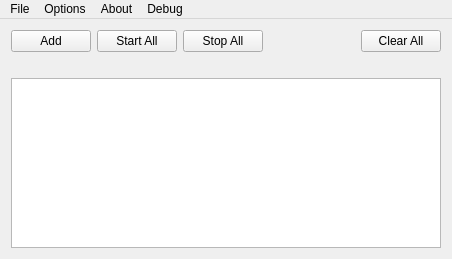
<?xml version="1.0" encoding="UTF-8"?>
<ui version="4.0">
 <class>MainWindow</class>
 <widget class="QMainWindow" name="MainWindow">
  <property name="geometry">
   <rect>
    <x>0</x>
    <y>0</y>
    <width>452</width>
    <height>259</height>
   </rect>
  </property>
  <property name="minimumSize">
   <size>
    <width>452</width>
    <height>259</height>
   </size>
  </property>
  <property name="windowTitle">
   <string>C Download Manager</string>
  </property>
  <widget class="QWidget" name="centralWidget">
   <layout class="QHBoxLayout" name="horizontalLayout_3">
    <item>
     <layout class="QGridLayout" name="gridLayout_2">
      <item row="3" column="0">
       <layout class="QVBoxLayout" name="verticalLayout"/>
      </item>
      <item row="0" column="0">
       <layout class="QHBoxLayout" name="horizontalLayout_2">
        <item>
         <widget class="QPushButton" name="addUrlBtn">
          <property name="sizePolicy">
           <sizepolicy hsizetype="Fixed" vsizetype="Fixed">
            <horstretch>0</horstretch>
            <verstretch>0</verstretch>
           </sizepolicy>
          </property>
          <property name="text">
           <string>Add</string>
          </property>
         </widget>
        </item>
        <item>
         <widget class="QPushButton" name="pushButton_2">
          <property name="sizePolicy">
           <sizepolicy hsizetype="Fixed" vsizetype="Fixed">
            <horstretch>0</horstretch>
            <verstretch>0</verstretch>
           </sizepolicy>
          </property>
          <property name="text">
           <string>Start All</string>
          </property>
         </widget>
        </item>
        <item>
         <widget class="QPushButton" name="pushButton_4">
          <property name="sizePolicy">
           <sizepolicy hsizetype="Fixed" vsizetype="Fixed">
            <horstretch>0</horstretch>
            <verstretch>0</verstretch>
           </sizepolicy>
          </property>
          <property name="text">
           <string>Stop All</string>
          </property>
         </widget>
        </item>
        <item>
         <spacer name="horizontalSpacer">
          <property name="orientation">
           <enum>Qt::Horizontal</enum>
          </property>
          <property name="sizeHint" stdset="0">
           <size>
            <width>40</width>
            <height>20</height>
           </size>
          </property>
         </spacer>
        </item>
        <item>
         <widget class="QPushButton" name="clearAll">
          <property name="sizePolicy">
           <sizepolicy hsizetype="Fixed" vsizetype="Fixed">
            <horstretch>0</horstretch>
            <verstretch>0</verstretch>
           </sizepolicy>
          </property>
          <property name="text">
           <string>Clear All</string>
          </property>
         </widget>
        </item>
       </layout>
      </item>
      <item row="2" column="0">
       <widget class="QTableWidget" name="filesInfo">
        <property name="sortingEnabled">
         <bool>true</bool>
        </property>
       </widget>
      </item>
      <item row="1" column="0">
       <spacer name="horizontalSpacer_2">
        <property name="orientation">
         <enum>Qt::Horizontal</enum>
        </property>
        <property name="sizeHint" stdset="0">
         <size>
          <width>20</width>
          <height>20</height>
         </size>
        </property>
       </spacer>
      </item>
     </layout>
    </item>
   </layout>
  </widget>
  <widget class="QMenuBar" name="menuBar">
   <property name="geometry">
    <rect>
     <x>0</x>
     <y>0</y>
     <width>452</width>
     <height>21</height>
    </rect>
   </property>
   <widget class="QMenu" name="menuFile">
    <property name="title">
     <string>File</string>
    </property>
    <addaction name="actionAdd_URL"/>
    <addaction name="separator"/>
    <addaction name="actionExit"/>
   </widget>
   <widget class="QMenu" name="menuOptions">
    <property name="title">
     <string>Options</string>
    </property>
    <addaction name="actionSettings"/>
   </widget>
   <widget class="QMenu" name="menuAbout">
    <property name="title">
     <string>About</string>
    </property>
    <addaction name="actionAbout"/>
   </widget>
   <widget class="QMenu" name="menuDebug">
    <property name="title">
     <string>Debug</string>
    </property>
    <addaction name="actionDownloaded_File"/>
    <addaction name="actionDownloading"/>
   </widget>
   <addaction name="menuFile"/>
   <addaction name="menuOptions"/>
   <addaction name="menuAbout"/>
   <addaction name="menuDebug"/>
  </widget>
  <action name="actionAbout">
   <property name="text">
    <string>About</string>
   </property>
  </action>
  <action name="actionSettings">
   <property name="text">
    <string>Settings</string>
   </property>
  </action>
  <action name="actionAdd_URL">
   <property name="text">
    <string>Add URL</string>
   </property>
  </action>
  <action name="actionExit">
   <property name="text">
    <string>Exit</string>
   </property>
  </action>
  <action name="actionFile_Management">
   <property name="text">
    <string>File Management</string>
   </property>
  </action>
  <action name="actionDownloaded_File">
   <property name="text">
    <string>Downloaded File</string>
   </property>
  </action>
  <action name="actionDownloading">
   <property name="text">
    <string>Downloading</string>
   </property>
  </action>
 </widget>
 <layoutdefault spacing="6" margin="11"/>
 <resources/>
 <connections>
  <connection>
   <sender>clearAll</sender>
   <signal>clicked()</signal>
   <receiver>filesInfo</receiver>
   <slot>reset()</slot>
   <hints>
    <hint type="sourcelabel">
     <x>384</x>
     <y>38</y>
    </hint>
    <hint type="destinationlabel">
     <x>340</x>
     <y>94</y>
    </hint>
   </hints>
  </connection>
  <connection>
   <sender>clearAll</sender>
   <signal>clicked()</signal>
   <receiver>filesInfo</receiver>
   <slot>clearContents()</slot>
   <hints>
    <hint type="sourcelabel">
     <x>400</x>
     <y>44</y>
    </hint>
    <hint type="destinationlabel">
     <x>366</x>
     <y>91</y>
    </hint>
   </hints>
  </connection>
 </connections>
</ui>
